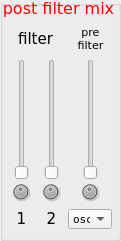
   <widget class="QGroupBox" name="post_filter_mix">
    <property name="geometry">
     <rect>
      <x>892</x>
      <y>54</y>
      <width>121</width>
      <height>241</height>
     </rect>
    </property>
    <property name="font">
     <font>
      <pointsize>10</pointsize>
     </font>
    </property>
    <property name="title">
     <string/>
    </property>
    <widget class="QComboBox" name="prefilter_signal">
     <property name="geometry">
      <rect>
       <x>68</x>
       <y>209</y>
       <width>44</width>
       <height>20</height>
      </rect>
     </property>
     <property name="font">
      <font>
       <family>DejaVu Sans Mono</family>
       <pointsize>8</pointsize>
      </font>
     </property>
     <property name="toolTip">
      <string>&lt;html&gt;&lt;head/&gt;&lt;body&gt;&lt;p&gt;pre filter source&lt;/p&gt;&lt;/body&gt;&lt;/html&gt;</string>
     </property>
     <item>
      <property name="text">
       <string>osc 1</string>
      </property>
     </item>
     <item>
      <property name="text">
       <string>osc 2</string>
      </property>
     </item>
     <item>
      <property name="text">
       <string>osc 3</string>
      </property>
     </item>
     <item>
      <property name="text">
       <string>f1 mix</string>
      </property>
     </item>
     <item>
      <property name="text">
       <string>f2 mix</string>
      </property>
     </item>
     <item>
      <property name="text">
       <string>ringmod</string>
      </property>
     </item>
     <item>
      <property name="text">
       <string>noise</string>
      </property>
     </item>
    </widget>
    <widget class="QDial" name="filter_1_pan">
     <property name="geometry">
      <rect>
       <x>10</x>
       <y>181</y>
       <width>21</width>
       <height>21</height>
      </rect>
     </property>
     <property name="palette">
      <palette>
       <active>
        <colorrole role="Button">
         <brush brushstyle="SolidPattern">
          <color alpha="255">
           <red>169</red>
           <green>169</green>
           <blue>169</blue>
          </color>
         </brush>
        </colorrole>
        <colorrole role="Base">
         <brush brushstyle="SolidPattern">
          <color alpha="255">
           <red>169</red>
           <green>169</green>
           <blue>169</blue>
          </color>
         </brush>
        </colorrole>
        <colorrole role="Window">
         <brush brushstyle="SolidPattern">
          <color alpha="255">
           <red>169</red>
           <green>169</green>
           <blue>169</blue>
          </color>
         </brush>
        </colorrole>
        <colorrole role="Highlight">
         <brush brushstyle="SolidPattern">
          <color alpha="255">
           <red>0</red>
           <green>100</green>
           <blue>0</blue>
          </color>
         </brush>
        </colorrole>
       </active>
       <inactive>
        <colorrole role="Button">
         <brush brushstyle="SolidPattern">
          <color alpha="255">
           <red>169</red>
           <green>169</green>
           <blue>169</blue>
          </color>
         </brush>
        </colorrole>
        <colorrole role="Base">
         <brush brushstyle="SolidPattern">
          <color alpha="255">
           <red>169</red>
           <green>169</green>
           <blue>169</blue>
          </color>
         </brush>
        </colorrole>
        <colorrole role="Window">
         <brush brushstyle="SolidPattern">
          <color alpha="255">
           <red>169</red>
           <green>169</green>
           <blue>169</blue>
          </color>
         </brush>
        </colorrole>
        <colorrole role="Highlight">
         <brush brushstyle="SolidPattern">
          <color alpha="255">
           <red>0</red>
           <green>100</green>
           <blue>0</blue>
          </color>
         </brush>
        </colorrole>
       </inactive>
       <disabled>
        <colorrole role="Button">
         <brush brushstyle="SolidPattern">
          <color alpha="255">
           <red>169</red>
           <green>169</green>
           <blue>169</blue>
          </color>
         </brush>
        </colorrole>
        <colorrole role="Base">
         <brush brushstyle="SolidPattern">
          <color alpha="255">
           <red>169</red>
           <green>169</green>
           <blue>169</blue>
          </color>
         </brush>
        </colorrole>
        <colorrole role="Window">
         <brush brushstyle="SolidPattern">
          <color alpha="255">
           <red>169</red>
           <green>169</green>
           <blue>169</blue>
          </color>
         </brush>
        </colorrole>
        <colorrole role="Highlight">
         <brush brushstyle="SolidPattern">
          <color alpha="255">
           <red>0</red>
           <green>100</green>
           <blue>0</blue>
          </color>
         </brush>
        </colorrole>
       </disabled>
      </palette>
     </property>
     <property name="font">
      <font>
       <pointsize>10</pointsize>
      </font>
     </property>
     <property name="toolTip">
      <string>&lt;html&gt;&lt;head/&gt;&lt;body&gt;&lt;p&gt;pan&lt;/p&gt;&lt;/body&gt;&lt;/html&gt;</string>
     </property>
     <property name="styleSheet">
      <string notr="true">background:darkgrey</string>
     </property>
     <property name="minimum">
      <number>-100</number>
     </property>
     <property name="maximum">
      <number>100</number>
     </property>
     <property name="pageStep">
      <number>1</number>
     </property>
     <property name="notchTarget">
      <double>40.000000000000000</double>
     </property>
     <property name="notchesVisible">
      <bool>false</bool>
     </property>
    </widget>
    <widget class="QDial" name="prefilter_pan">
     <property name="geometry">
      <rect>
       <x>79</x>
       <y>181</y>
       <width>21</width>
       <height>21</height>
      </rect>
     </property>
     <property name="palette">
      <palette>
       <active>
        <colorrole role="Button">
         <brush brushstyle="SolidPattern">
          <color alpha="255">
           <red>169</red>
           <green>169</green>
           <blue>169</blue>
          </color>
         </brush>
        </colorrole>
        <colorrole role="Base">
         <brush brushstyle="SolidPattern">
          <color alpha="255">
           <red>169</red>
           <green>169</green>
           <blue>169</blue>
          </color>
         </brush>
        </colorrole>
        <colorrole role="Window">
         <brush brushstyle="SolidPattern">
          <color alpha="255">
           <red>169</red>
           <green>169</green>
           <blue>169</blue>
          </color>
         </brush>
        </colorrole>
        <colorrole role="Highlight">
         <brush brushstyle="SolidPattern">
          <color alpha="255">
           <red>0</red>
           <green>100</green>
           <blue>0</blue>
          </color>
         </brush>
        </colorrole>
       </active>
       <inactive>
        <colorrole role="Button">
         <brush brushstyle="SolidPattern">
          <color alpha="255">
           <red>169</red>
           <green>169</green>
           <blue>169</blue>
          </color>
         </brush>
        </colorrole>
        <colorrole role="Base">
         <brush brushstyle="SolidPattern">
          <color alpha="255">
           <red>169</red>
           <green>169</green>
           <blue>169</blue>
          </color>
         </brush>
        </colorrole>
        <colorrole role="Window">
         <brush brushstyle="SolidPattern">
          <color alpha="255">
           <red>169</red>
           <green>169</green>
           <blue>169</blue>
          </color>
         </brush>
        </colorrole>
        <colorrole role="Highlight">
         <brush brushstyle="SolidPattern">
          <color alpha="255">
           <red>0</red>
           <green>100</green>
           <blue>0</blue>
          </color>
         </brush>
        </colorrole>
       </inactive>
       <disabled>
        <colorrole role="Button">
         <brush brushstyle="SolidPattern">
          <color alpha="255">
           <red>169</red>
           <green>169</green>
           <blue>169</blue>
          </color>
         </brush>
        </colorrole>
        <colorrole role="Base">
         <brush brushstyle="SolidPattern">
          <color alpha="255">
           <red>169</red>
           <green>169</green>
           <blue>169</blue>
          </color>
         </brush>
        </colorrole>
        <colorrole role="Window">
         <brush brushstyle="SolidPattern">
          <color alpha="255">
           <red>169</red>
           <green>169</green>
           <blue>169</blue>
          </color>
         </brush>
        </colorrole>
        <colorrole role="Highlight">
         <brush brushstyle="SolidPattern">
          <color alpha="255">
           <red>0</red>
           <green>100</green>
           <blue>0</blue>
          </color>
         </brush>
        </colorrole>
       </disabled>
      </palette>
     </property>
     <property name="font">
      <font>
       <pointsize>10</pointsize>
      </font>
     </property>
     <property name="toolTip">
      <string>&lt;html&gt;&lt;head/&gt;&lt;body&gt;&lt;p&gt;pan&lt;/p&gt;&lt;/body&gt;&lt;/html&gt;</string>
     </property>
     <property name="styleSheet">
      <string notr="true">background:darkgrey</string>
     </property>
     <property name="minimum">
      <number>-100</number>
     </property>
     <property name="maximum">
      <number>100</number>
     </property>
     <property name="pageStep">
      <number>1</number>
     </property>
     <property name="notchTarget">
      <double>40.000000000000000</double>
     </property>
     <property name="notchesVisible">
      <bool>false</bool>
     </property>
    </widget>
    <widget class="QSlider" name="filter_2_level">
     <property name="geometry">
      <rect>
       <x>41</x>
       <y>59</y>
       <width>21</width>
       <height>121</height>
      </rect>
     </property>
     <property name="focusPolicy">
      <enum>Qt::WheelFocus</enum>
     </property>
     <property name="styleSheet">
      <string notr="true"/>
     </property>
     <property name="maximum">
      <number>100</number>
     </property>
     <property name="orientation">
      <enum>Qt::Vertical</enum>
     </property>
    </widget>
    <widget class="QLabel" name="label_post_mix_filter_2">
     <property name="geometry">
      <rect>
       <x>41</x>
       <y>208</y>
       <width>21</width>
       <height>21</height>
      </rect>
     </property>
     <property name="font">
      <font>
       <family>DejaVu Sans</family>
       <pointsize>11</pointsize>
       <weight>50</weight>
       <bold>false</bold>
      </font>
     </property>
     <property name="styleSheet">
      <string notr="true"/>
     </property>
     <property name="text">
      <string>2</string>
     </property>
     <property name="alignment">
      <set>Qt::AlignCenter</set>
     </property>
    </widget>
    <widget class="QDial" name="filter_2_pan">
     <property name="geometry">
      <rect>
       <x>40</x>
       <y>181</y>
       <width>21</width>
       <height>21</height>
      </rect>
     </property>
     <property name="palette">
      <palette>
       <active>
        <colorrole role="Button">
         <brush brushstyle="SolidPattern">
          <color alpha="255">
           <red>169</red>
           <green>169</green>
           <blue>169</blue>
          </color>
         </brush>
        </colorrole>
        <colorrole role="Base">
         <brush brushstyle="SolidPattern">
          <color alpha="255">
           <red>169</red>
           <green>169</green>
           <blue>169</blue>
          </color>
         </brush>
        </colorrole>
        <colorrole role="Window">
         <brush brushstyle="SolidPattern">
          <color alpha="255">
           <red>169</red>
           <green>169</green>
           <blue>169</blue>
          </color>
         </brush>
        </colorrole>
        <colorrole role="Highlight">
         <brush brushstyle="SolidPattern">
          <color alpha="255">
           <red>0</red>
           <green>100</green>
           <blue>0</blue>
          </color>
         </brush>
        </colorrole>
       </active>
       <inactive>
        <colorrole role="Button">
         <brush brushstyle="SolidPattern">
          <color alpha="255">
           <red>169</red>
           <green>169</green>
           <blue>169</blue>
          </color>
         </brush>
        </colorrole>
        <colorrole role="Base">
         <brush brushstyle="SolidPattern">
          <color alpha="255">
           <red>169</red>
           <green>169</green>
           <blue>169</blue>
          </color>
         </brush>
        </colorrole>
        <colorrole role="Window">
         <brush brushstyle="SolidPattern">
          <color alpha="255">
           <red>169</red>
           <green>169</green>
           <blue>169</blue>
          </color>
         </brush>
        </colorrole>
        <colorrole role="Highlight">
         <brush brushstyle="SolidPattern">
          <color alpha="255">
           <red>0</red>
           <green>100</green>
           <blue>0</blue>
          </color>
         </brush>
        </colorrole>
       </inactive>
       <disabled>
        <colorrole role="Button">
         <brush brushstyle="SolidPattern">
          <color alpha="255">
           <red>169</red>
           <green>169</green>
           <blue>169</blue>
          </color>
         </brush>
        </colorrole>
        <colorrole role="Base">
         <brush brushstyle="SolidPattern">
          <color alpha="255">
           <red>169</red>
           <green>169</green>
           <blue>169</blue>
          </color>
         </brush>
        </colorrole>
        <colorrole role="Window">
         <brush brushstyle="SolidPattern">
          <color alpha="255">
           <red>169</red>
           <green>169</green>
           <blue>169</blue>
          </color>
         </brush>
        </colorrole>
        <colorrole role="Highlight">
         <brush brushstyle="SolidPattern">
          <color alpha="255">
           <red>0</red>
           <green>100</green>
           <blue>0</blue>
          </color>
         </brush>
        </colorrole>
       </disabled>
      </palette>
     </property>
     <property name="font">
      <font>
       <pointsize>10</pointsize>
      </font>
     </property>
     <property name="toolTip">
      <string>&lt;html&gt;&lt;head/&gt;&lt;body&gt;&lt;p&gt;pan&lt;/p&gt;&lt;/body&gt;&lt;/html&gt;</string>
     </property>
     <property name="styleSheet">
      <string notr="true">background:darkgrey</string>
     </property>
     <property name="minimum">
      <number>-100</number>
     </property>
     <property name="maximum">
      <number>100</number>
     </property>
     <property name="pageStep">
      <number>1</number>
     </property>
     <property name="notchTarget">
      <double>40.000000000000000</double>
     </property>
     <property name="notchesVisible">
      <bool>false</bool>
     </property>
    </widget>
    <widget class="QLabel" name="label_post_mix_filters">
     <property name="geometry">
      <rect>
       <x>10</x>
       <y>23</y>
       <width>51</width>
       <height>31</height>
      </rect>
     </property>
     <property name="font">
      <font>
       <family>DejaVu Sans</family>
       <pointsize>11</pointsize>
       <weight>50</weight>
       <bold>false</bold>
      </font>
     </property>
     <property name="styleSheet">
      <string notr="true"/>
     </property>
     <property name="text">
      <string>filter</string>
     </property>
     <property name="alignment">
      <set>Qt::AlignCenter</set>
     </property>
     <property name="wordWrap">
      <bool>true</bool>
     </property>
    </widget>
    <widget class="QLabel" name="label_post_mix_filter_1">
     <property name="geometry">
      <rect>
       <x>11</x>
       <y>208</y>
       <width>21</width>
       <height>21</height>
      </rect>
     </property>
     <property name="font">
      <font>
       <family>DejaVu Sans</family>
       <pointsize>11</pointsize>
       <weight>50</weight>
       <bold>false</bold>
      </font>
     </property>
     <property name="styleSheet">
      <string notr="true"/>
     </property>
     <property name="text">
      <string>1</string>
     </property>
     <property name="alignment">
      <set>Qt::AlignCenter</set>
     </property>
    </widget>
    <widget class="QSlider" name="prefilter_level">
     <property name="geometry">
      <rect>
       <x>80</x>
       <y>59</y>
       <width>21</width>
       <height>121</height>
      </rect>
     </property>
     <property name="focusPolicy">
      <enum>Qt::WheelFocus</enum>
     </property>
     <property name="styleSheet">
      <string notr="true"/>
     </property>
     <property name="maximum">
      <number>100</number>
     </property>
     <property name="orientation">
      <enum>Qt::Vertical</enum>
     </property>
    </widget>
    <widget class="QSlider" name="filter_1_level">
     <property name="geometry">
      <rect>
       <x>11</x>
       <y>59</y>
       <width>21</width>
       <height>121</height>
      </rect>
     </property>
     <property name="focusPolicy">
      <enum>Qt::WheelFocus</enum>
     </property>
     <property name="styleSheet">
      <string notr="true"/>
     </property>
     <property name="maximum">
      <number>100</number>
     </property>
     <property name="orientation">
      <enum>Qt::Vertical</enum>
     </property>
    </widget>
    <widget class="QLabel" name="label_post_mix">
     <property name="geometry">
      <rect>
       <x>-7</x>
       <y>-2</y>
       <width>131</width>
       <height>21</height>
      </rect>
     </property>
     <property name="font">
      <font>
       <family>DejaVu Sans</family>
       <pointsize>12</pointsize>
       <weight>50</weight>
       <bold>false</bold>
      </font>
     </property>
     <property name="styleSheet">
      <string notr="true">color: red</string>
     </property>
     <property name="text">
      <string>post filter mix</string>
     </property>
     <property name="alignment">
      <set>Qt::AlignCenter</set>
     </property>
    </widget>
    <widget class="QLabel" name="label_post_mix_prefilter">
     <property name="geometry">
      <rect>
       <x>70</x>
       <y>23</y>
       <width>41</width>
       <height>31</height>
      </rect>
     </property>
     <property name="font">
      <font>
       <family>DejaVu Sans</family>
       <pointsize>8</pointsize>
       <weight>50</weight>
       <bold>false</bold>
      </font>
     </property>
     <property name="styleSheet">
      <string notr="true"/>
     </property>
     <property name="text">
      <string>pre filter</string>
     </property>
     <property name="alignment">
      <set>Qt::AlignCenter</set>
     </property>
     <property name="wordWrap">
      <bool>true</bool>
     </property>
    </widget>
   </widget>
